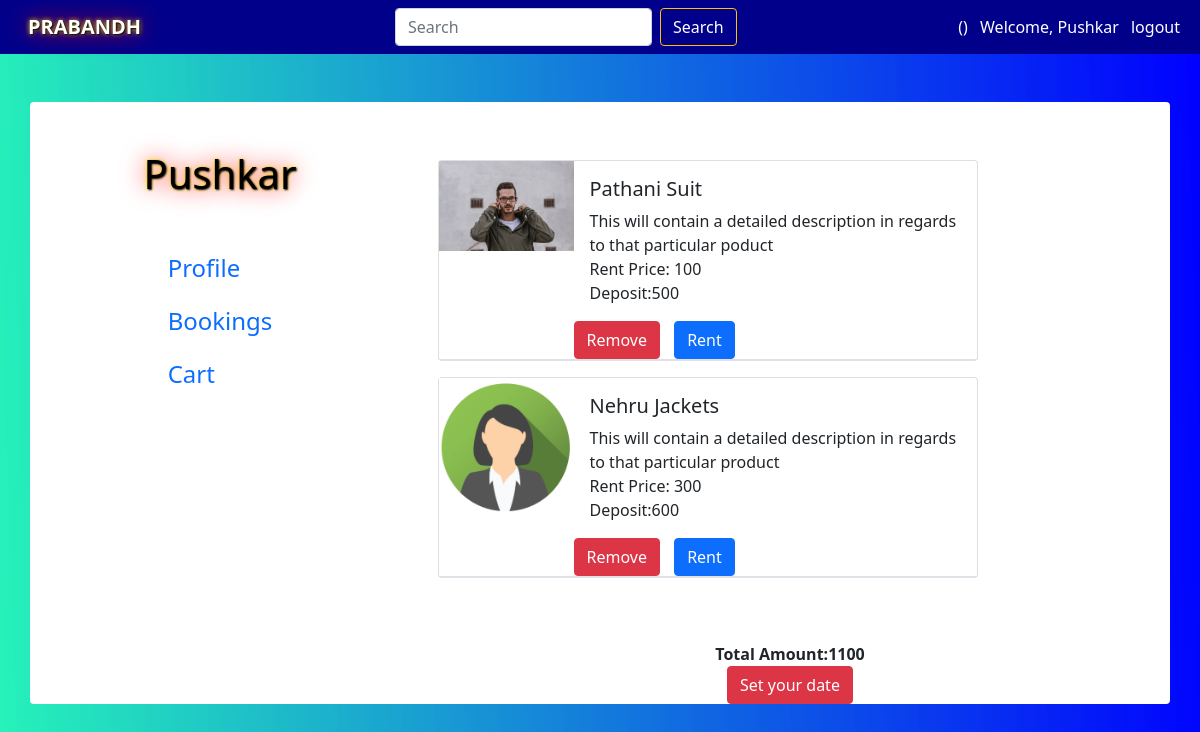
Page /cart/ (signed in) on the earlier database version.
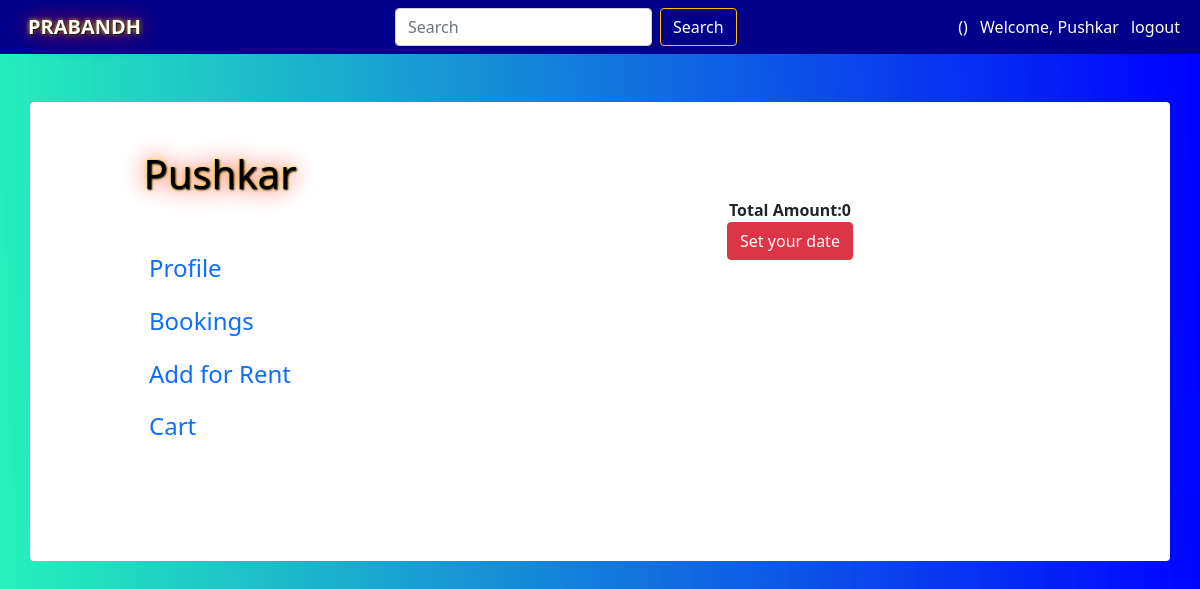
Same page on the later database version.
### Rent/models.py (models this page shows)
class Product(models.Model):
    seller_of_item=models.ForeignKey(Seller,related_name='seller_of_item', on_delete=models.CASCADE)
    availability=models.BooleanField(default=True)
    title=models.CharField(max_length=20)
    category = models.ForeignKey(Category, on_delete=models.SET_NULL, blank=True, null=True)
    subcategory=models.ForeignKey(Subcategory,on_delete=models.SET_NULL, blank=True, null=True)
    rental_price=models.IntegerField()
    about=models.TextField()
    deposit=models.IntegerField()
    image_of_product=models.ImageField(upload_to='title_photos')
    def __str__(self):
        return self.title

### Rent/views.py (the view, shortened to what this page needs)
# urls.py: path('cart/',views.cart,name="cart"),
def cart(request):
    user = request.user
    Cartobj=(Cart.objects.filter(user=user)).values('product_id')
    print(Cartobj)
    prod=[]
    j=0
    for i in Cartobj:
        j=j+1
    print(j)
    for i in range(0, j):
        prod=prod+list(Cartobj[i].values())
    print(prod)
    sum=0
    products = Product.objects.filter(id__in=prod)
    for i in products:
        sum=sum+i.deposit
    request.session['total']=sum
    u = User.objects.get(username=user)
    isSeller=Profile.objects.get(user=u).seller
    print(isSeller)
    param = {
        'product': products,
        'sum':sum,
        "STRIPE_PUBLIC_KEY": settings.STRIPE_PUBLIC_KEY,
        'us':isSeller,
        'form':RentForm
    }
    print(products)
    return render(request, 'User/cart.html', param)

### User/templates/User/cart.html (shortened to what this page needs)
{% extends 'User/basic.html' %}
{% load static %}
{% block css %}
<link href="https://maxcdn.bootstrapcdn.com/font-awesome/4.7.0/css/font-awesome.min.css" rel="stylesheet" />
{% endblock css %}
{% block content %}
<body>
    <div class="container rounded bg-white mt-5 mb-5">
        <div class="row">
            <div class="col-md-4 border-right">
                <div class="d-flex flex-column align-items-center text-center p-3 py-5">
                    <h1 class="font-weight-bold user">{{user}}</h1>
                    <div class="p-3 py-5">
                        <div class="d-flex justify-content-between align-items-center mb-3">
                            <h4 class="text-right"><a href="/user/profile/" class="text-decoration-none" target="_self">
                                    Profile </a></h4>
                        </div>
                        <div class="d-flex justify-content-between align-items-center mb-3">
                            <h4 class="text-right"><a href="/booking/" class="text-decoration-none"> Bookings </a></h4>
                        </div>
                        {% if us %}
                        <div class="d-flex justify-content-between align-items-center mb-3">
                            <h4 class="text-right"><a href="/putrent/" class="text-decoration-none"> Add for Rent </a></h4>
                        </div>
                        {% endif %}
                        <div class="d-flex justify-content-between align-items-center mb-3">
                            <h4 class="text-right"><a href="/cart/" class="text-decoration-none"> Cart </a></h4>
                        </div>
                    </div>
                </div>
            </div>
            <div class="col-md">
                <div class="p-3 py-5">
                    <div>
                        {% for i in product %}
                        <div class="card mb-3 border-bottom" style="max-width: 540px;">
                            <div class="row g-0 border-bottom">
                                <div class="col-md-3 col-sm-4">
                                    <img src='/media/{{i.image_of_product}}' class="img-fluid me-2" alt="...">
                                </div>
                                <div class="col-md-9 col-sm-8">
                                    <div class="card-body">
                                        <h5 class="card-title">{{i.title}}</h5>
                                        <p class="card-text">
                                            {{i.about}}<BR>Rent Price: {{i.rental_price}}</BR>
                                            Deposit:{{i.deposit}}
                                        </p>
                                    </div>
                                    <a href="/cartdel/{{i.id}}" class="btn btn-danger"
                                        style="margin-right:10px;">Remove</a>
                                    <a href="#" class="btn btn-primary">Rent</a>
                                </div>
                            </div>
                        </div>
                        {% endfor %}
                    </div>
                </div>
                <center>
                    <b>Total Amount:{{sum}}</b><br>
                                <a id="myButton" class="btn btn-danger">Set your date</a>
                </center>
            </div>
        </div>
    </div>
</body>
{% endblock%}

Differences in the rows shown:
no longer on this page (row edited): Product: image_of_product (picture), title "Pathani Suit", about "This will contain a detailed description in regards to that particular poduct", rental_price "100", deposit "500"
no longer on this page (row edited): Product: image_of_product (picture), title "Nehru Jackets", about "This will contain a detailed description in regards to that particular product", rental_price "300", deposit "600"
Other differences:
{{ sum }}: "1100" → "0"
text now shown: "Add for Rent"
